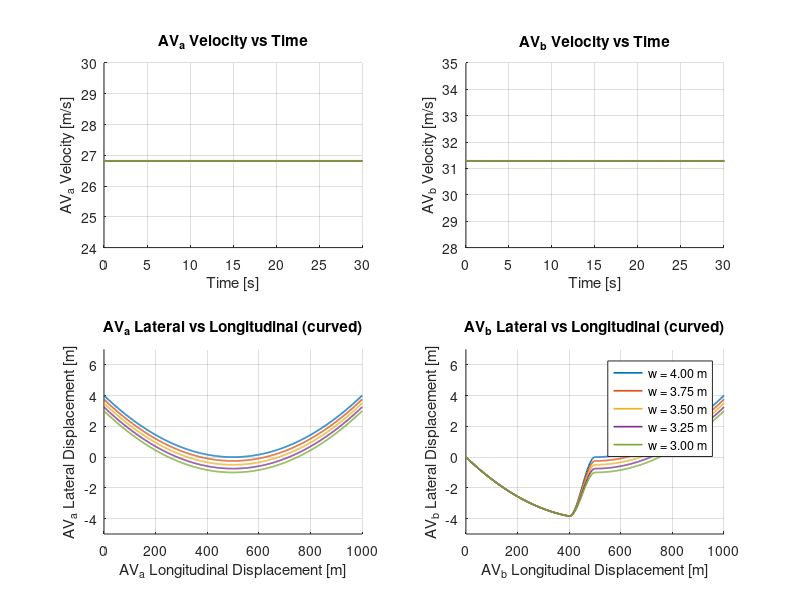

Here is the MATLAB script that generated this plot:
%% CURVED HIGHWAY – ANALYTIC WAYPOINTS FOR ALL LANE WIDTHS
% AVa: 60 mph (26.82 m/s) constant
% AVb: 70 mph (31.29 m/s) constant
% Lane widths: 4.0, 3.75, 3.5, 3.25, 3.0 m
%
% For each lane width w:
%   - AVa stays in the upper lane along a *curved* road
%   - AVb starts in the lower lane on the same curved road,
%     then performs a smooth lane change to the upper lane
%
% Result (for Simulink):
%   waypoints_AVa_curved{k} : [x y] for AVa, scenario k
%   waypoints_AVb_curved{k} : [x y] for AVb, scenario k

% clear; clc; close all;

%% Global parameters
laneWidths = [4.0 3.75 3.5 3.25 3.0];   % 5 scenarios
vA_const   = 26.82;                     % 60 mph (m/s)
vB_const   = 31.29;                     % 70 mph (m/s)

nW = numel(laneWidths);

% containers for Simulink
waypoints_AVa_curved = cell(nW,1);   % each cell: [x y]
waypoints_AVb_curved = cell(nW,1);

%% Longitudinal grid (m)
L   = 1000;                     % total length used for waypoints
N   = 500;                      % number of points
x_wp = linspace(0, L, N)';      % 0 → L

%% Road curvature function (same for all lane widths)
% Parabolic "valley" shape: road goes inward, then outward again.
% c(x) is the lateral position of the *lower* lane centre when w = 0.
%
% c(x) = A_curve * ( (x/L - 0.5)^2 - 0.25 )
%  -> c(0)   = 0
%  -> c(L/2) = -A_curve*0.25  (minimum)
%  -> c(L)   = 0
A_curve = 16;    % [m] amplitude of the curved road – tune to match paper
xi = x_wp / L - 0.5;
c = A_curve * (xi.^2 - 0.25);   % size N x 1

%% Lane-change region for AVb (along the curved road)
% These numbers are chosen to visually match the paper
x_ch_start = 0.40 * L;          % ~400 m
x_ch_end   = 0.50 * L;          % ~500 m

alpha = (x_wp - x_ch_start) / (x_ch_end - x_ch_start); % normalized 0→1
alpha = max(0,min(1,alpha));                           % clip
% Smooth step: 0 → 1 with zero slope at both ends
s = 3*alpha.^2 - 2*alpha.^3;   % same size as x_wp

%% Loop over the 5 lane widths
for k = 1:nW
    w = laneWidths(k);

    % ----- Lane centres on curved road -----
    % Lower lane centre
    y_low = c;           % starts at 0, dips negative, ends at 0
    % Upper lane centre is offset by lane width w
    y_up  = c + w;       % always w above the lower lane

    % ----- AVa: stays in the upper lane -----
    yA_wp = y_up;        % full curved profile in upper lane
    waypoints_AVa_curved{k} = [x_wp yA_wp];

    % ----- AVb: curved + lane change lower -> upper -----
    % Before lane change: follow lower lane (s = 0)
    % After  lane change: follow upper lane (s = 1)
    % In between: smooth blend
    yB_wp = (1 - s).*y_low + s.*y_up;
    waypoints_AVb_curved{k} = [x_wp yB_wp];
end

%% (Optional) figure – same style as paper (without C(t) here)
colors = lines(nW);

fig = figure('Name','Curved highway REFERENCE – all lane widths','NumberTitle','off');

% --- Subplot (1,1): AVa velocity vs time ---
ax1 = subplot(2,2,1); hold(ax1,'on'); grid(ax1,'on');
xlabel(ax1,'Time [s]');
ylabel(ax1,'AV_a Velocity [m/s]');
title(ax1,'AV_a Velocity vs Time');
xlim(ax1,[0 30]);

% --- Subplot (1,2): AVb velocity vs time ---
ax2 = subplot(2,2,2); hold(ax2,'on'); grid(ax2,'on');
xlabel(ax2,'Time [s]');
ylabel(ax2,'AV_b Velocity [m/s]');
title(ax2,'AV_b Velocity vs Time');
xlim(ax2,[0 30]);

% --- Subplot (2,1): AVa lateral vs longitudinal (curved) ---
ax3 = subplot(2,2,3); hold(ax3,'on'); grid(ax3,'on');
xlabel(ax3,'AV_a Longitudinal Displacement [m]');
ylabel(ax3,'AV_a Lateral Displacement [m]');
title(ax3,'AV_a Lateral vs Longitudinal (curved)');
xlim(ax3,[0 L]);
ylim(ax3,[-5 7]);   % adjust to what you see

% --- Subplot (2,2): AVb lateral vs longitudinal (curved) ---
ax4 = subplot(2,2,4); hold(ax4,'on'); grid(ax4,'on');
xlabel(ax4,'AV_b Longitudinal Displacement [m]');
ylabel(ax4,'AV_b Lateral Displacement [m]');
title(ax4,'AV_b Lateral vs Longitudinal (curved)');
xlim(ax4,[0 L]);
ylim(ax4,[-5 7]);   % adjust to what you see

% ----- Loop over lane widths and plot -----
for k = 1:nW
    ccol = colors(k,:);

    % extract waypoints
    xA = waypoints_AVa_curved{k}(:,1);
    yA = waypoints_AVa_curved{k}(:,2);
    xB = waypoints_AVb_curved{k}(:,1);
    yB = waypoints_AVb_curved{k}(:,2);

    % build time vectors assuming constant speeds
    tA = xA / vA_const;   % x = v * t  -> t = x / v
    tB = xB / vB_const;

    vA = vA_const * ones(size(tA));
    vB = vB_const * ones(size(tB));

    % velocities
    plot(ax1, tA, vA, 'Color', ccol, 'LineWidth', 1.2);
    plot(ax2, tB, vB, 'Color', ccol, 'LineWidth', 1.2);

    % lateral vs longitudinal
    plot(ax3, xA, yA, 'Color', ccol, 'LineWidth', 1.2);
    plot(ax4, xB, yB, 'Color', ccol, 'LineWidth', 1.2);
end

% Legend on bottom-right subplot (as in the paper)
legend(ax4, arrayfun(@(w) sprintf('w = %.2f m', w), laneWidths, ...
       'UniformOutput', false), 'Location','best');

%% NOTE FOR SIMULINK
% - Scenario k corresponds to laneWidths(k).
%   Example: k = 1 -> w = 4.0 m ; k = 3 -> w = 3.50 m
%
% - In a Constant block:
%       waypoints_AVa_curved{k}   or   waypoints_AVb_curved{k}
%   depending on the vehicle.
